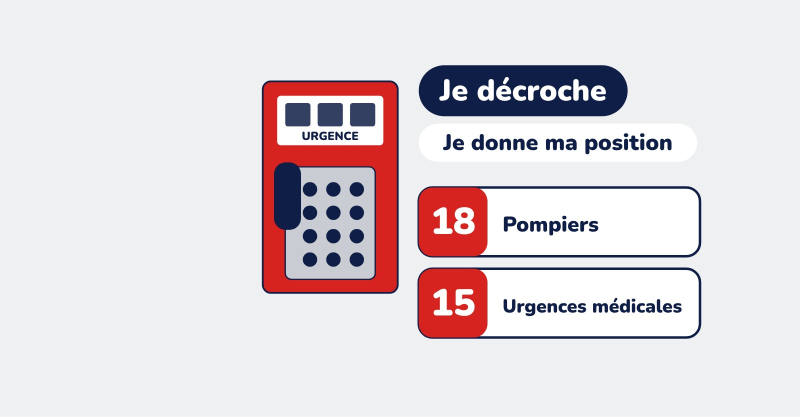
#> input picture v2/src/e9_c9.jpg, 1600 x 834 px, found by its file name (shown at 1/2 size)
$ python -i gen.py   (imports and definitions only)
#> lines starting #> are read from the running program, lines starting #| are printed output that depends on the picture; after the words box and inside, x2 and y2 are one past the last pixel; in counts of white or black regions, pixels touching at a corner belong together
#> in proc, a is the input picture: shape (834, 1600, 3); mean B, G, R 219.4, 215.4, 224
import cv2,numpy as np,sys,json
from PIL import Image,ImageFilter,ImageEnhance
def trim(a):
  g=cv2.cvtColor(a,cv2.COLOR_BGR2GRAY);bg=(g>243)|(g<14)
#> after `g = cv2.cvtColor(a, cv2.COLOR_BGR2GRAY)`:
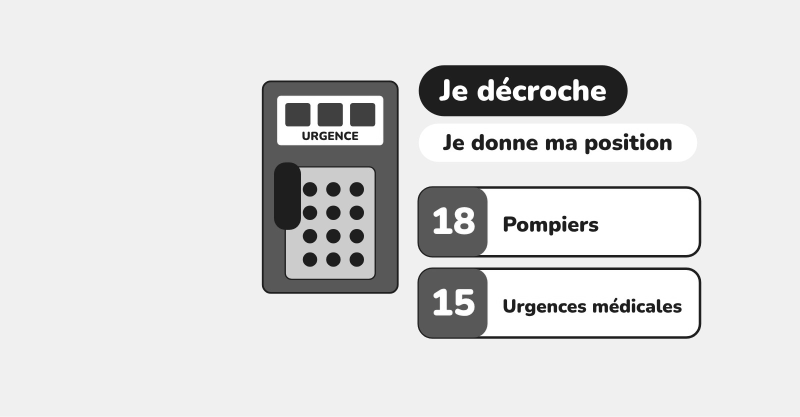
#> g: shape (834, 1600) (shown at 1/2 size); min 17, max 255, mean 218.5
#> after `bg = (g > 243) | (g < 14)`:
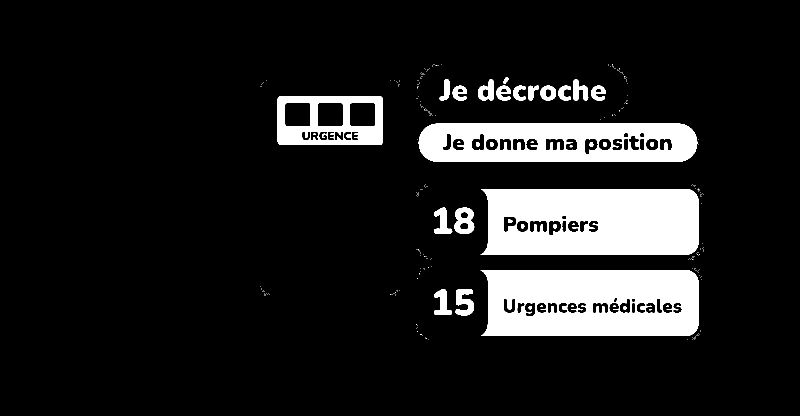
#> bg: shape (834, 1600) bool (shown at 1/2 size); 12.1% white; 288 white regions (258 under 20 px), largest, box (x1, y1, x2, y2) and area: (961, 378, 1397, 510) 52208, (961, 540, 1397, 672) 50244, (837, 247, 1395, 324) 34116
  rows=np.where(bg.mean(1)<.9)[0];cols=np.where(bg.mean(0)<.9)[0]
#> after `rows = np.where(bg.mean(1) < 0.9)[0]`: rows = 833 values from 0 to 832
#> after `cols = np.where(bg.mean(0) < 0.9)[0]`: cols = 1600 values from 0 to 1599
  return a[rows[0]:rows[-1]+1,cols[0]:cols[-1]+1]
def proc(name,inset=.035,box=None,dn=3,sh=1.6,out=None,maxw=1600):
  a=cv2.imread('orig/'+name)
  if box: a=a[box[1]:box[3],box[0]:box[2]]
  a=trim(a);h,w=a.shape[:2];r=int(inset*min(w,h));a=a[r:h-r,r:w-r]
#> after `h, w = a.shape[:2]`: h = 833; w = 1600
#> after `r = int(inset * min(w, h))`: r = 29
#> after `a = a[r:h - r, r:w - r]`:
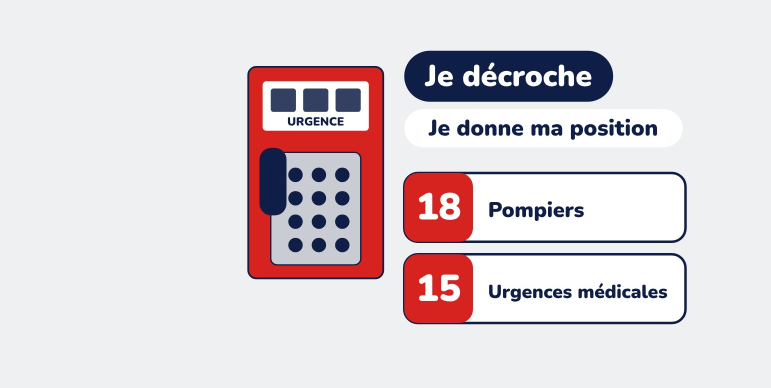
#> a: shape (775, 1542, 3) (shown at 1/2 size); mean B, G, R 216.7, 212.5, 222.2
  if dn:a=cv2.fastNlMeansDenoisingColored(a,None,dn,dn,7,21)
  p=Image.fromarray(a[:,:,::-1])
  if p.width>maxw:p=p.resize((maxw,round(p.height*maxw/p.width)),Image.LANCZOS)
  elif p.width<1200:p=p.resize((1200,round(p.height*1200/p.width)),Image.LANCZOS)
  p=p.filter(ImageFilter.UnsharpMask(sh,70,2));p=ImageEnhance.Contrast(p).enhance(1.05)
  p.save('e5/'+(out or name),quality=90);return p.size
# [1 line that did not run here, left out]
# [1 line not run here, left out]

>>> result = proc('e9_c9.jpg')
#> result = (1542, 775)
